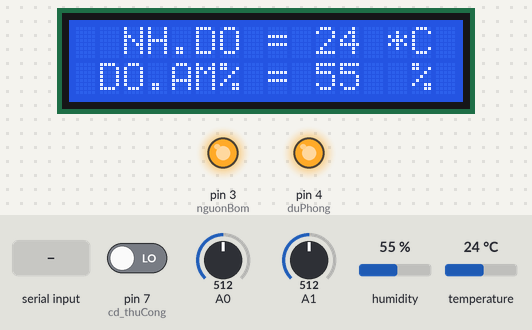
Simulated run of this sketch. Board: Arduino Uno, built with avr-gcc and run on an emulated ATmega328P. On the bench: 16×2 character LCD, output pins drawn as LEDs (lit = HIGH). The inputs (shaded band) are chosen by the test bench; at power-on: pin 7 (cd_thuCong) LOW, humidity 55 %, A0 = 512, A1 = 512, temperature 24 °C. What the sketch prints to the serial monitor is not drawn.

Above: at 6.8 s.
6.9 s: pin 7 (cd_thuCong) driven HIGH
At 12.7 s:
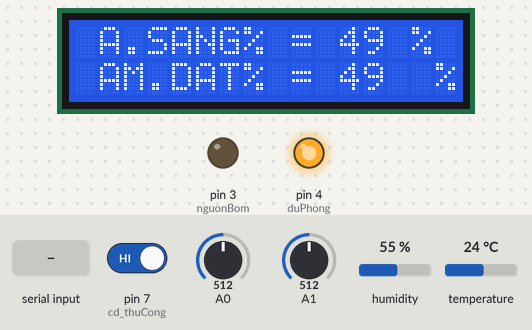
12.9 s: pin 7 (cd_thuCong) driven LOW
At 18.7 s:
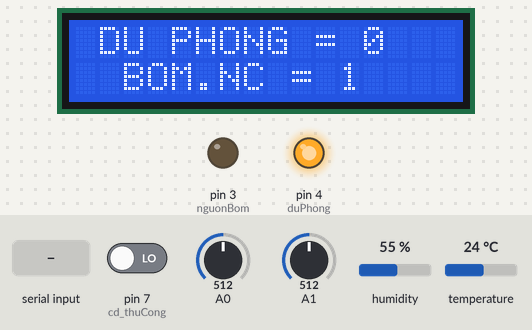
18.9 s: "1\n" received over Serial
At 24.8 s:
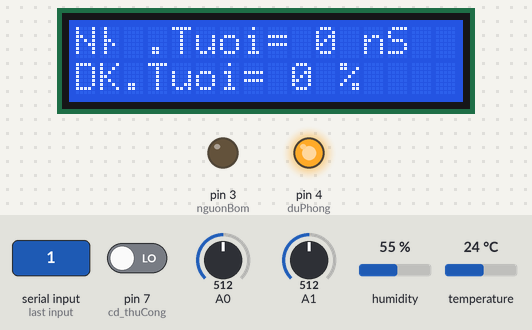
24.9 s: pin 7 (cd_thuCong) driven HIGH
At 30.8 s:
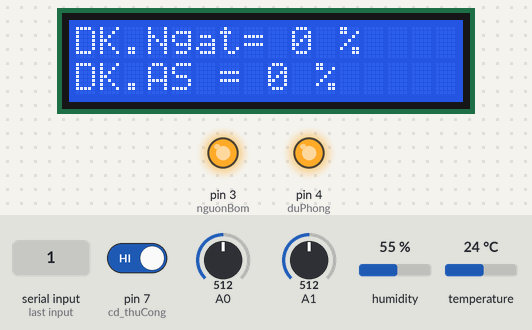
30.9 s: humidity set to 22 %
At 37.8 s:
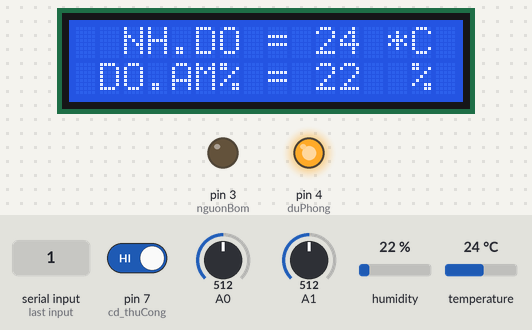
42.1 s: A0 set to 716
At 43.7 s:
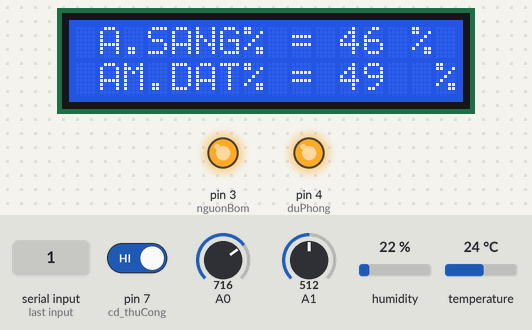
Timing chart, 0 to 49.1 s (numbered marks = the images above; inputs shaded):
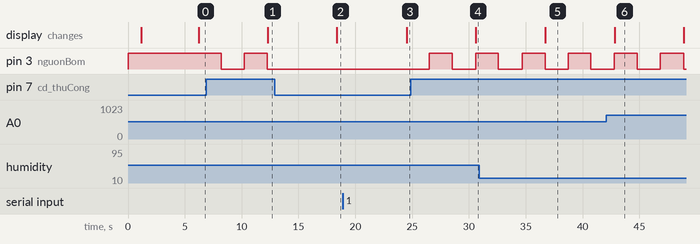

Measured:
- after the input at 6.9 s, pin 3 (nguonBom): HIGH → LOW after 1.3 s, → HIGH 2.0 s later, → LOW 2.0 s later
- after the input at 12.9 s, pin 3 (nguonBom): stays LOW (without the input it goes to HIGH after 1.4 s); the display: changes after 5.5 s (image 2)
- after the input at 18.9 s, the display: changes after 5.6 s (image 3)
- after the input at 24.9 s, pin 3 (nguonBom): LOW → HIGH after 1.6 s, → LOW 2.0 s later, → HIGH 2.0 s later
- after the input at 30.9 s, the display: changes after 5.8 s (image 5)

The sketch:

code_arduino.ino
```cpp
#include <DHT.h>
#include <LiquidCrystal_I2C.h>
#include <SoftwareSerial.h>
#include <ArduinoJson.h>

#define RX_PIN 5
#define TX_PIN 6
SoftwareSerial mySerial(RX_PIN, TX_PIN);

#define tinHieu_AS A0
#define tinHieu_doAmDat A1
#define nguonBom 3
#define duPhong 4
#define cd_thuCong 7

bool tt_cdTuoi = true;
unsigned long TG_moc = 0;
unsigned long TG_cho = 5000;
// unsigned long TG_hientai;
int state1 = 0;

const int DHTPIN = 2;
const int DHTTYPE = DHT22;
DHT dht(DHTPIN, DHTTYPE);
LiquidCrystal_I2C lcd(0x27,16,2);

int doAmDat;
int anhSang;
int t;
int h;

int troi_Toi = 40;
int datKho = 40;
int datUot = 60;
int temp_tuoi = 25;

boolean trangThaiBom = 0;
boolean TTduPhong = 0;

// Biến cho timer
unsigned long thoiGianChoDocCamBien = 2000; // ==> Thời gian đọc cảm biến (s)
unsigned long thoiGianBatDauDem = 0;
// unsigned long thoiGianTroiQua = 0;

unsigned long TG_cho_gui_DL = 10000;
unsigned long TG_dem_gui_DL= 0;
// unsigned long TG_da_dem = 0;

unsigned long luuTGBOM = 0;
bool bomDangChay = false;

int method;
int TTBomServer;

void setup()
{
  pinMode(nguonBom, OUTPUT);
  pinMode(duPhong, OUTPUT);
  dieuKhienBom();
  Serial.begin(9600);
  mySerial.begin(9600);
  lcd.init();
  lcd.backlight();
  lcd.begin(16, 2);
  dht.begin();
  docCamBien();
  thoiGianBatDauDem = millis();
  TG_dem_gui_DL = millis();
  lcd.clear();
  lcd.setCursor(0, 1);
  lcd.print("Vui long cho ...");
}


void loop()
{
  int tt_nutBam = digitalRead(cd_thuCong);
  if(tt_nutBam == HIGH) {
    tt_cdTuoi = !tt_cdTuoi;
    trangThaiBom = !trangThaiBom;
  }
  // Serial.println("start loop");
    unsigned long currentMillis = millis();
    // thoiGianTroiQua = currentMillis - thoiGianBatDauDem;
    if (currentMillis - thoiGianBatDauDem > thoiGianChoDocCamBien)
    {
      thoiGianBatDauDem = currentMillis;
      // Serial.println("Doc cam bien ");
      docCamBien();
      // Serial.println("show data");
      printData();
      // Serial.println("data lcd");
      showDataLCD();
      // Serial.println("Doc cam bien and show data");
    }
    dieuKhienBom();


  if(method == 1 && tt_cdTuoi) {
    trangThaiBom = TTBomServer;
  } else if (method ==0 && tt_cdTuoi){
    autoControlPlantation();
      if (anhSang > troi_Toi || doAmDat >= datUot || t >= temp_tuoi) {
        //digitalWrite(nguonBom, HIGH);
        trangThaiBom = 0;
        // bomDangChay = false;
        // luuTGBOM = 0;
      }
  }
  //  else {
  //     autoControlPlantation();
  //     if (anhSang > troi_Toi || doAmDat >= datUot) {
  //       //digitalWrite(nguonBom, HIGH);
  //       trangThaiBom = 0;
  //       // bomDangChay = false;
  //       // luuTGBOM = 0;
  //     }
  //   }
  // TG_da_dem = millis() - TG_dem_gui_DL;
  if(currentMillis - TG_dem_gui_DL > TG_cho_gui_DL)
  {
    TG_dem_gui_DL = currentMillis;
    StaticJsonDocument<128> doc;
    doc["t"] = t;
    doc["h"] = h;
    doc["l"] = anhSang;
    doc["d"] = doAmDat;
    doc["ttb"] = trangThaiBom;
    doc["troi_Toi"] = troi_Toi;
    doc["datUot"] = datUot;
    doc["datKho"] = datKho;
    char output[128];
    serializeJson(doc, output);
    Serial.println(output);
    // Serial.println("Sent data to serial");
  }
  // delay(1000);
  if (Serial.available()) {
    String jsonString = Serial.readStringUntil('\n');
    StaticJsonDocument<128> doc_in1;
    DeserializationError error = deserializeJson(doc_in1, jsonString);

    if (error) {
      Serial.print("deserializeJson() failed: ");
      Serial.println(error.f_str());
      return;
    }
    troi_Toi = doc_in1["toi"];
    datKho = doc_in1["kho"];
    datUot = doc_in1["uot"];
    temp_tuoi = doc_in1["temp_tuoi"];
    method = doc_in1["method"];
    TTBomServer = doc_in1["TTBom"];
    // Serial.println("Received data from serial");
  }
  // Serial.print("Free Memory: ");
  // Serial.println(freeMemory());
// Serial.println("Loop iteration complete");
delay(1000);
}

int getAnhSang(int anaPin)
{
  int anaValue = 0;
  for (int i = 0; i < 10; i++) // Đọc giá trị cảm biến 10 lần và lấy giá trị trung bình
  {
    anaValue += analogRead(anaPin);
    delay(50);
  }
  anaValue = anaValue / 10;
  anaValue = map(anaValue, 1023, 0, 0, 100);
  return anaValue;
}

int getDoAmDat(int anaPin)
{
  int i = 0;
  int anaValue = 0;
  for (i = 0; i < 10; i++)  //
  {
    anaValue += analogRead(anaPin); //Đọc giá trị cảm biến độ ẩm đất
    delay(50);   // Đợi đọc giá trị ADC
  }
  anaValue = anaValue / (i);
  anaValue = map(anaValue, 1023, 0, 0, 100); //Ít nước:0%  ==> Nhiều nước 100%
  return anaValue;
}

void docCamBien()
{
  // Serial.println("read Hum");
  h = dht.readHumidity();
  // Serial.println("read Tem");
  t = dht.readTemperature();
  // Serial.println("read AS");
  anhSang = getAnhSang(tinHieu_AS);
  // Serial.println("read DAT");
  doAmDat = getDoAmDat(tinHieu_doAmDat);
}

void showDataLCD(void)
{
  // TG_hientai = millis();
  unsigned long currentMillis = millis();
  if(currentMillis - TG_moc >= TG_cho) {
    TG_moc = currentMillis;

    if(state1 ==0) {
      lcd.clear();
      lcd.setCursor(0, 1);
      lcd.print(" DO.AM% = ");
  		lcd.print(h);
  		lcd.println("  % ");

  		lcd.setCursor(1, 0);
  		lcd.print(" NH.DO = ");
  		lcd.print(t);
  		lcd.println(" *C ");
      state1 = 1;
    } else if(state1 ==1) {
      lcd.clear();
      lcd.setCursor(0, 1);
      lcd.print(" AM.DAT% = ");
      lcd.print(doAmDat);
      lcd.println("  %   ");
      lcd.setCursor(1, 0);
      lcd.print("A.SANG% = ");
      lcd.print(anhSang);
      lcd.println(" %  ");
      state1 = 2;

    } else if(state1 ==2) {
      lcd.clear();
      lcd.setCursor(0, 1);
      lcd.print("  BOM.NC = ");
      lcd.print(trangThaiBom);
      lcd.println("      ");
      lcd.setCursor(1, 0);
      lcd.print("DU PHONG = ");
      lcd.print(TTduPhong);
      lcd.println("    ");
      state1 = 3;
    }
     else if(state1 ==3) {
      lcd.clear();
      lcd.setCursor(0, 1);
      lcd.print("DK.Tuoi= ");
      lcd.print(datKho);
      lcd.println(" %   ");
      lcd.setCursor(0, 0);
      lcd.print("NĐ.Tuoi= ");
      lcd.print(temp_tuoi);
      lcd.println(" nS   ");

      state1 = 4;
    } else if(state1 ==4) {
      lcd.clear();
      lcd.setCursor(0, 0);
      lcd.print("DK.Ngat= ");
      lcd.print(datUot);
      lcd.println(" %     ");
      lcd.setCursor(0, 1);
      lcd.print("DK.AS = ");
      lcd.print(troi_Toi);
      lcd.println(" %    ");
      state1 = 0;
    }
  }
}

void printData(void)
{
  Serial.print("Do am: ");
  Serial.print(h);
  Serial.print(" %\t");
  Serial.print("Nhiet do: ");
  Serial.print(t);
  Serial.print(" *C\t");
  Serial.print("Anh sang: ");
  Serial.print(anhSang);
  Serial.print(" %\t");
  Serial.print("Do am dat: ");
  Serial.print(doAmDat);
  Serial.println(" %");
}

void dieuKhienBom()
{
  if (trangThaiBom == 1) digitalWrite(nguonBom, LOW);
  if (trangThaiBom == 0) digitalWrite(nguonBom, HIGH);

  if (TTduPhong == 1) digitalWrite(duPhong, LOW);
  if (TTduPhong == 0) digitalWrite(duPhong, HIGH);
}

// void turnPumpOn()
// {
//   digitalWrite(nguonBom, LOW);
//   trangThaiBom = 1;
//   delay (temp_tuoi * 1000);
//   digitalWrite(nguonBom, HIGH);
//   trangThaiBom = 0;
// }

void turnPumpOn() {
  // if (!bomDangChay) {
    //digitalWrite(nguonBom, LOW);
    trangThaiBom = 1;
    // luuTGBOM = millis();
    // bomDangChay = true;
  // }
}

void autoControlPlantation()
{
  if (doAmDat <= datKho && anhSang <= troi_Toi && t <= temp_tuoi)
  {
    turnPumpOn();
  }
}
```
